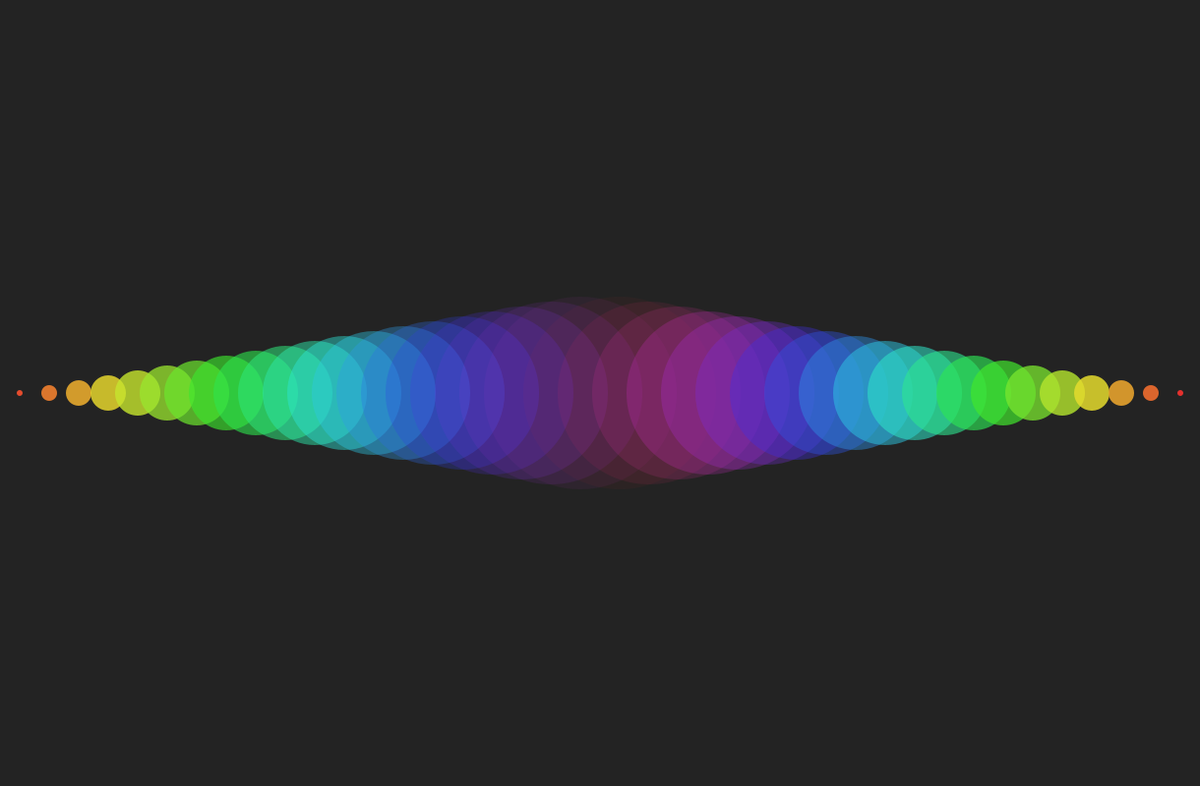
Frame 1 (no input)
Frame 60 (the mouse pressed at the canvas centre just before this capture): identical to frame 1, image omitted
Frame 120 (the mouse held since frame 60 and released just before this capture): identical to frame 1, image omitted

The Processing sketch that drew this single still picture (run headless with seeded random() and noise(); from frame 60 on, the mouse is pressed at the canvas centre):

// Processing sketch: Martinez_Josue_10_cicloFor
// ── Martinez_Josue_10_cicloFor.pde
void setup() {
  //fullScreen();//Dibujar en el tamaño de nuestra pantalla completa
  size(1220, 800);
  colorMode(HSB, 360, 100, 100, 100);//canal alpha
}


void draw() {
  background(50);
  noStroke();
  for (int i = 20; i < 600; i = i+30) {
    int alpha = int(map(i, 20, 600, 100, 5));
    fill(i/2, 80, 90, alpha);
    ellipse(i, height/2, i/3, i/3);
  
  }
  for (int j = 630; j <= 1200; j= j+30) {
    int alpha = int(map(j, 630, 1200, 5, 100));
    int colorActual = int(map(j, 630, 1200, 360, 1));
    int tamaño = int(map(j, 630, 1200, 196, 6));

    fill(colorActual, 80, 90, alpha);
    ellipse(j, height/2, tamaño, tamaño);
    
  }

}
